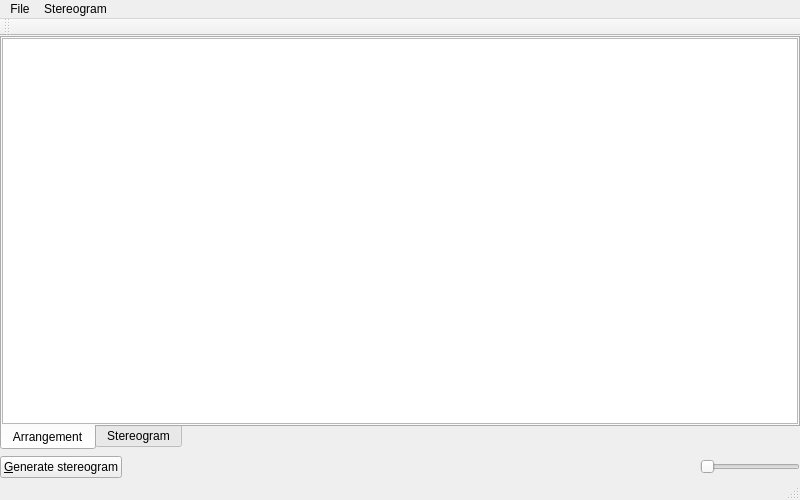
<?xml version="1.0" encoding="UTF-8"?>
<ui version="4.0">
 <class>MainWindow</class>
 <widget class="QMainWindow" name="MainWindow">
  <property name="geometry">
   <rect>
    <x>0</x>
    <y>0</y>
    <width>800</width>
    <height>500</height>
   </rect>
  </property>
  <property name="windowTitle">
   <string>MainWindow</string>
  </property>
  <widget class="QWidget" name="centralWidget">
   <layout class="QVBoxLayout" name="verticalLayout_3">
    <item>
     <widget class="QTabWidget" name="tabWidget">
      <property name="tabPosition">
       <enum>QTabWidget::South</enum>
      </property>
      <property name="currentIndex">
       <number>0</number>
      </property>
      <widget class="QWidget" name="arrangementTab">
       <attribute name="title">
        <string>Arrangement</string>
       </attribute>
       <layout class="QVBoxLayout" name="verticalLayout">
        <item>
         <widget class="QGraphicsView" name="arrangementGraphicsView"/>
        </item>
       </layout>
      </widget>
      <widget class="QWidget" name="stereogramTab">
       <attribute name="title">
        <string>Stereogram</string>
       </attribute>
       <layout class="QVBoxLayout" name="verticalLayout_2">
        <item>
         <widget class="QGraphicsView" name="stereogramGraphicsView"/>
        </item>
       </layout>
      </widget>
     </widget>
    </item>
    <item>
     <layout class="QHBoxLayout" name="horizontalLayout">
      <item>
       <widget class="QPushButton" name="generateStereogramButton">
        <property name="text">
         <string>&amp;Generate stereogram</string>
        </property>
        <property name="shortcut">
         <string>Alt+G</string>
        </property>
       </widget>
      </item>
      <item>
       <spacer name="horizontalSpacer_2">
        <property name="orientation">
         <enum>Qt::Horizontal</enum>
        </property>
        <property name="sizeHint" stdset="0">
         <size>
          <width>40</width>
          <height>20</height>
         </size>
        </property>
       </spacer>
      </item>
      <item>
       <widget class="QSlider" name="horizontalSlider">
        <property name="maximumSize">
         <size>
          <width>100</width>
          <height>16777215</height>
         </size>
        </property>
        <property name="orientation">
         <enum>Qt::Horizontal</enum>
        </property>
       </widget>
      </item>
     </layout>
    </item>
   </layout>
  </widget>
  <widget class="QMenuBar" name="menuBar">
   <property name="geometry">
    <rect>
     <x>0</x>
     <y>0</y>
     <width>800</width>
     <height>20</height>
    </rect>
   </property>
   <widget class="QMenu" name="menuFile">
    <property name="title">
     <string>File</string>
    </property>
    <addaction name="actionNew"/>
    <addaction name="actionSave"/>
    <addaction name="actionExit"/>
   </widget>
   <widget class="QMenu" name="menuStereogram">
    <property name="title">
     <string>Stereogram</string>
    </property>
    <widget class="QMenu" name="menuSet_tile">
     <property name="title">
      <string>Load tile</string>
     </property>
     <addaction name="actionLoadTileFromFile"/>
     <addaction name="actionLoadRandomDotTile"/>
    </widget>
    <addaction name="actionLoadDepthMap"/>
    <addaction name="menuSet_tile"/>
    <addaction name="actionExport"/>
   </widget>
   <addaction name="menuFile"/>
   <addaction name="menuStereogram"/>
  </widget>
  <widget class="QToolBar" name="mainToolBar">
   <attribute name="toolBarArea">
    <enum>TopToolBarArea</enum>
   </attribute>
   <attribute name="toolBarBreak">
    <bool>false</bool>
   </attribute>
  </widget>
  <widget class="QStatusBar" name="statusBar"/>
  <action name="actionNew">
   <property name="text">
    <string>&amp;New onrakan</string>
   </property>
  </action>
  <action name="actionSave">
   <property name="text">
    <string>&amp;Save onrakan</string>
   </property>
   <property name="shortcut">
    <string>Ctrl+S</string>
   </property>
  </action>
  <action name="actionExit">
   <property name="text">
    <string>&amp;Quit</string>
   </property>
   <property name="toolTip">
    <string>Quit Onrakan</string>
   </property>
   <property name="shortcut">
    <string>Ctrl+Q</string>
   </property>
  </action>
  <action name="actionLoadDepthMap">
   <property name="text">
    <string>Load &amp;depthmap</string>
   </property>
   <property name="toolTip">
    <string>Change depth-map image</string>
   </property>
   <property name="shortcut">
    <string>Ctrl+D</string>
   </property>
  </action>
  <action name="actionExport">
   <property name="text">
    <string>Export stereogram</string>
   </property>
   <property name="toolTip">
    <string>Save the stereogram image</string>
   </property>
   <property name="shortcut">
    <string>Ctrl+E</string>
   </property>
  </action>
  <action name="actionLoadTileFromFile">
   <property name="text">
    <string>from file</string>
   </property>
   <property name="toolTip">
    <string>Load tile image from file</string>
   </property>
   <property name="shortcut">
    <string>Ctrl+T</string>
   </property>
  </action>
  <action name="actionLoadRandomDotTile">
   <property name="text">
    <string>random dot</string>
   </property>
   <property name="toolTip">
    <string>Auto-generate a new random-dot image for use as the tile</string>
   </property>
  </action>
 </widget>
 <layoutdefault spacing="6" margin="0"/>
 <resources/>
 <connections/>
</ui>
